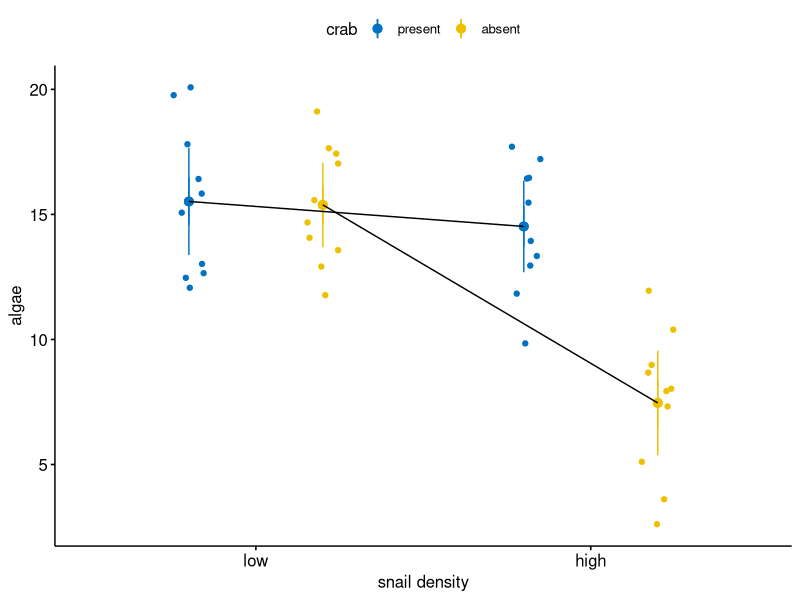
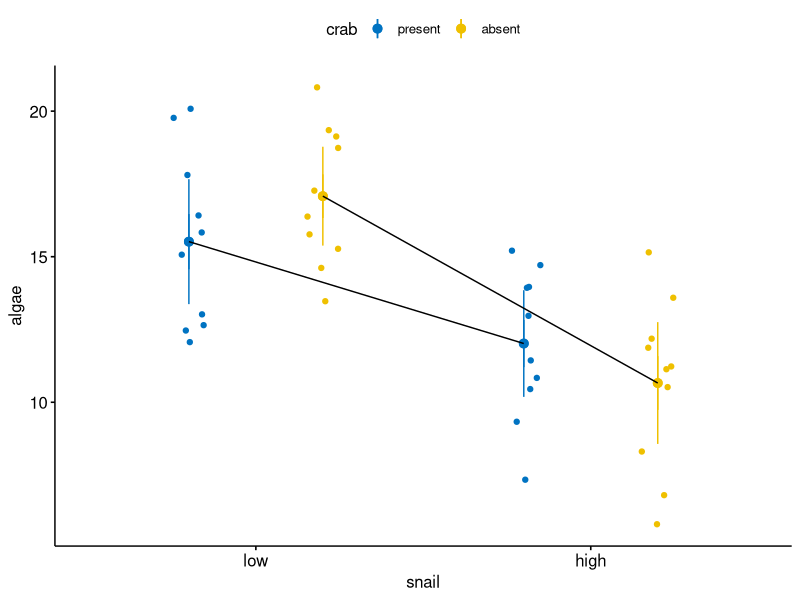
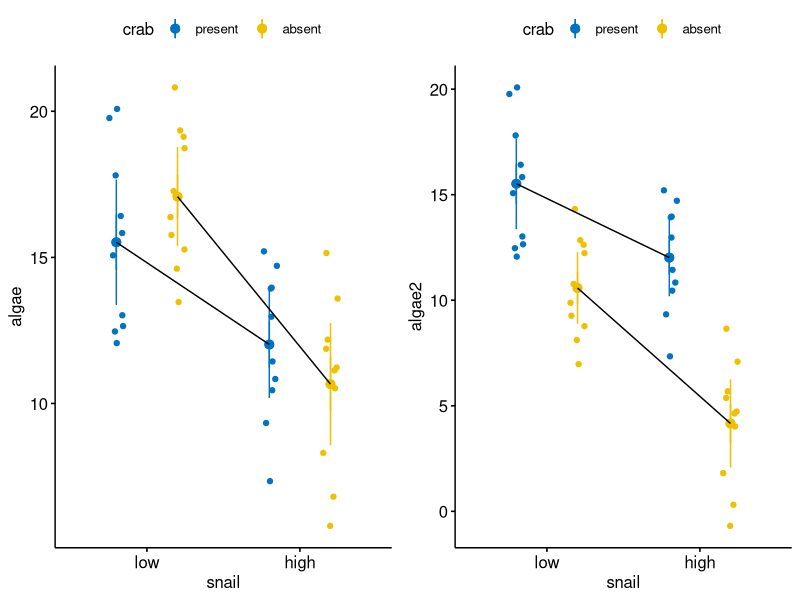

Write R code to recreate these figures, in order.
## ---- chunk 1
knitr::opts_chunk$set(echo = TRUE)

library(data.table)
library(emmeans)
library(ggpubr)
library(cowplot)
library(car)
## ---- chunk 2
set.seed(1)
n <- 10

# get random error
sigma <- 2.5

snail_levels <- c("low","high")
crab_levels <- c("present", "absent")
fake_data <- data.table(
  snail = factor(rep(snail_levels, each=n*2),
                snail_levels),
  crab = factor(rep(rep(crab_levels, each=n), 2), crab_levels)
)
X <- model.matrix(~snail*crab, data=fake_data)
beta <- c(15, -1, -0.2, -7)

# find a pretty good match of parameters
done <- FALSE
seed_i <- 0
tol <- 0.1
while(done==FALSE){
  seed_i <- seed_i + 1
  set.seed(seed_i)
  epsilon <- rnorm(n*2*2, sd=sigma)
  fake_data[, algae := (X%*%beta)[,1] + epsilon]
  fit <- lm(algae ~ snail*crab, data=fake_data)
  coef_i <- coef(fit)
  if(abs(coef_i[2] - beta[2]) < tol &
     abs(coef_i[3] - beta[3]) < tol &
     abs(coef_i[4] - beta[4]) < tol){done <- TRUE}
}

# the fake data
set.seed(seed_i)
epsilon <- rnorm(n*2*2, sd=sigma)
fake_data[, algae := (X%*%beta)[,1] + epsilon]
## ---- chunk 3

# t3 anova
con3 <- list(snail=contr.sum, crab=contr.sum)
m3 <- lm(algae ~ snail*crab, data=fake_data, contrasts=con3)
m3_coef <- coef(summary(m3))
m3_anova <- Anova(m3, type="3")
m3_table <- m3_anova[2:4, 2:4]
m3_table$Df <- m3_anova[5, "Df"]
knitr::kable(m3_table, digits=c(0,1,6), caption="ANOVA of crab experiment")
## ---- chunk 4

fit <- lm(algae ~ snail*crab, data=fake_data)
fit.emm <- emmeans(fit, specs=c("snail", "crab"))

set.seed(1)
pd <- position_dodge(0.8)
gg_response <- ggerrorplot(
  x = "snail",
  y = "algae",
  color = "crab",
  add = c("mean_ci", "jitter"),
  alpha=0.5,
  position = pd,
  palette = "jco",
  data = fake_data
) +
  #geom_point(data=fit.emm, aes(x=snail, y=emmean, fill=crab),
  #          position=pd, size=3) +
  geom_line(data=summary(fit.emm), aes(x=snail, y=emmean, group=crab),
            position=pd) +
  xlab("snail density") +
  NULL

gg_response

## ---- chunk 5
set.seed(1)
n <- 10

# get random error
sigma <- 2.5

snail_levels <- c("low","high")
crab_levels <- c("present", "absent")
fake_data <- data.table(
  snail = factor(rep(snail_levels, each=n*2),
                snail_levels),
  crab = factor(rep(rep(crab_levels, each=n), 2), crab_levels)
)
X <- model.matrix(~snail*crab, data=fake_data)
beta <- c(15, -3.5, 1.5, -3)

# find a pretty good match of parameters
done <- FALSE
seed_i <- 0
tol <- 0.1
while(done==FALSE){
  seed_i <- seed_i + 1
  set.seed(seed_i)
  epsilon <- rnorm(n*2*2, sd=sigma)
  fake_data[, algae := (X%*%beta)[,1] + epsilon]
  fit <- lm(algae ~ snail*crab, data=fake_data)
  coef_i <- coef(fit)
  if(abs(coef_i[2] - beta[2]) < tol &
     abs(coef_i[3] - beta[3]) < tol &
     abs(coef_i[4] - beta[4]) < tol){done <- TRUE}
}

# the fake data
set.seed(seed_i)
epsilon <- rnorm(n*2*2, sd=sigma)
fake_data[, algae := (X%*%beta)[,1] + epsilon]

## ---- chunk 6
fit <- lm(algae ~ snail*crab, data=fake_data)
coef(summary(fit))

## ---- chunk 7
fit.emm <- emmeans(fit, specs=c("snail", "crab"))
fit.pairs <- contrast(fit.emm,
                      method="revpairwise",
                      simple="each",
                      combine=TRUE,
                      adjust="none")
knitr::kable(summary(fit.pairs), digits=c(0,0,0,2, 2, 0, 2, 3))
## ---- chunk 8
set.seed(1)
pd <- position_dodge(0.8)
gg_response <- ggerrorplot(
  x = "snail",
  y = "algae",
  color = "crab",
  add = c("mean_ci", "jitter"),
  alpha=0.5,
  position = pd,
  palette = "jco",
  data = fake_data
) +
  #geom_point(data=fit.emm, aes(x=snail, y=emmean, fill=crab),
  #          position=pd, size=3) +
  geom_line(data=summary(fit.emm), aes(x=snail, y=emmean, group=crab),
            position=pd) +
  NULL

gg_response
## ---- chunk 9
m1 <- lm(algae ~ snail*crab, data=fake_data)
m2 <- lm(algae ~ snail + crab, data=fake_data)
m1_emm <- emmeans(m1, specs="snail")
m2_emm <- emmeans(m2, specs="snail")
m1_marginal <- contrast(m1_emm, method="revpairwise", adjust="none")
m2_marginal <- contrast(m2_emm, method="revpairwise", adjust="none")

con3 <- list(snail=contr.sum, crab=contr.sum)
m3 <- lm(algae ~ snail*crab, data=fake_data, contrasts=con3)
m4 <- lm(algae ~ snail + crab, data=fake_data, contrasts=con3)
m3_coef <- coef(summary(m3))
m4_coef <- coef(summary(m4))
m3_anova <- Anova(m3, type="3")
m4_anova <- Anova(m4, type="3")

# res_table <- data.table(" "=c("Estimate", "SE", "df", "statistic", "p-value"),
#   "marginal (full)"=unlist(summary(m1_marginal)[1, c(2:6)]),
#   "ANOVA (full)"=c(NA, NA, round(m3_anova["Residuals", "Df"],0), unlist(m3_anova[2, 3:4])),
#   "marginal (add)"=unlist(summary(m2_marginal)[1, c(2:6)]),
#   "ANOVA (add)"=c(NA, NA, round(m4_anova["Residuals", "Df"],0), unlist(m4_anova[2, 3:4]))
# )

col_names <- c("Estimate", "SE", "df", "statistic", "p-value")
row_names <- c("marginal (full)", "marginal (add)", "ANOVA (full)", "ANOVA (add)")
res_table <- data.table(t(matrix(c(
  unlist(summary(m1_marginal)[1, c(2:6)]),
  unlist(summary(m2_marginal)[1, c(2:6)]),
  c(NA, NA, round(m3_anova["Residuals", "Df"],0), unlist(m3_anova[2, 3:4])),
  c(NA, NA, round(m4_anova["Residuals", "Df"],0), unlist(m4_anova[2, 3:4]))),
  nrow=5, ncol=4
)))
setnames(res_table, old=colnames(res_table), new=col_names)
res_table <- cbind(method=row_names, res_table)

knitr::kable(res_table, digits=5, caption="Marginal effects of Snail (pooled across levels of crab) computed from the full-factorial and additive models. ANOVA columns are from the Snail term of the ANOVA table from the full-factorial and additive models")
## ---- chunk 10
set.seed(1)
inc <- c(1:10,
         sample(11:20, 6),
         sample(21:30, 8),
         sample(31:40, 5))
fake_data_missing <- fake_data[inc,]
knitr::kable(fake_data_missing[, .(N=.N), by=c("snail", "crab")])
## ---- chunk 11
m0 <- lm(algae ~ snail, data=fake_data_missing)
m1 <- lm(algae ~ snail*crab, data=fake_data_missing)
m2 <- lm(algae ~ snail + crab, data=fake_data_missing)
m1_emm <- emmeans(m1, specs="snail")
m2_emm <- emmeans(m2, specs="snail")
m1_marginal <- contrast(m1_emm, method="revpairwise", adjust="none")
m2_marginal <- contrast(m2_emm, method="revpairwise", adjust="none")

con3 <- list(snail=contr.sum, crab=contr.sum)
m3 <- lm(algae ~ snail*crab, data=fake_data_missing, contrasts=con3)
m4 <- lm(algae ~ snail + crab, data=fake_data_missing, contrasts=con3)
m3_coef <- coef(summary(m3))
m4_coef <- coef(summary(m4))
m3_anova <- Anova(m3, type="3")
m4_anova <- Anova(m4, type="3")
m4_anova_2 <- Anova(m4, type="2")
m2_anova_2 <- Anova(m2, type="2")
m3_anova_2 <- Anova(m3, type="2")

# res_table <- data.table(" "=c("Estimate", "SE", "df", "statistic", "p-value"),
#   "marginal (full)"=unlist(summary(m1_marginal)[1, c(2:6)]),
#   "ANOVA (full)"=c(NA, NA, round(m3_anova["Residuals", "Df"],0), unlist(m3_anova[2, 3:4])),
#   "marginal (add)"=unlist(summary(m2_marginal)[1, c(2:6)]),
#   "ANOVA (add)"=c(NA, NA, round(m4_anova["Residuals", "Df"],0), unlist(m4_anova[2, 3:4]))
# )

col_names <- c("Estimate", "SE", "df", "statistic", "p-value")
row_names <- c("marginal (full)", "marginal (add)", "ANOVA (full)", "ANOVA (add)")
res_table <- data.table(t(matrix(c(
  unlist(summary(m1_marginal)[1, c(2:6)]),
  unlist(summary(m2_marginal)[1, c(2:6)]),
  c(NA, NA, round(m3_anova["Residuals", "Df"],0), unlist(m3_anova[2, 3:4])),
  c(NA, NA, round(m4_anova["Residuals", "Df"],0), unlist(m4_anova[2, 3:4]))),
  nrow=5, ncol=4
)))
setnames(res_table, old=colnames(res_table), new=col_names)
res_table <- cbind(method=row_names, res_table)

knitr::kable(res_table, digits=5, caption="Marginal effects of Snail (pooled across levels of crab) computed from the full-factorial and additive models. ANOVA columns are from the Snail \"main effect\" term of the ANOVA table from the full-factorial and additive models")

## ---- chunk 12
col_names <- c("Estimate", "SE", "df", "statistic", "p-value")
row_names <- c("1. marginal effects (additive, dummy coding)",
               "2. Type 2 ANOVA (additive, dummy coding)", 
               "3. Type 2 ANOVA  (additive, effects coding)",
               "4. Type 3 ANOVA  (additive, effects coding)",
               "5. Type 2 ANOVA  (full, effects coding)")
type_2_table <- data.table(t(matrix(c(
  unlist(summary(m2_marginal)[1, c(2:6)]),
  c(NA, NA, round(m2_anova_2["Residuals", "Df"],0), unlist(m2_anova_2[1, 3:4])),
  c(NA, NA, round(m4_anova_2["Residuals", "Df"],0), unlist(m4_anova_2[1, 3:4])),
  c(NA, NA, round(m4_anova["Residuals", "Df"],0), unlist(m4_anova[2, 3:4])),
  c(NA, NA, round(m3_anova_2["Residuals", "Df"],0), unlist(m3_anova_2[1, 3:4]))),
  nrow=5, ncol=5
)))
setnames(type_2_table, old=colnames(type_2_table), new=col_names)
type_2_table <- cbind(method=row_names, type_2_table)

knitr::kable(type_2_table)
## ---- chunk 13
#beta <- c(15, -3.5, 1.5, -3)
beta2 <- c(15, -3.5, -5, -3)
fake_data[, algae2 := (X%*%beta2)[,1] + epsilon]

fit <- lm(algae2 ~ snail*crab, data=fake_data)
coef(summary(fit))
fit.emm <- emmeans(fit, specs=c("snail", "crab"))
fit.pairs <- contrast(fit.emm,
                      method="revpairwise",
                      simple="each",
                      combine=TRUE,
                      adjust="none")
knitr::kable(summary(fit.pairs), digits=c(0,0,0,2, 2, 0, 2, 3))

set.seed(1)
pd <- position_dodge(0.8)
gg_response_2 <- ggerrorplot(
  x = "snail",
  y = "algae2",
  color = "crab",
  add = c("mean_ci", "jitter"),
  alpha=0.5,
  position = pd,
  palette = "jco",
  data = fake_data
) +
  #geom_point(data=fit.emm, aes(x=snail, y=emmean, fill=crab),
  #          position=pd, size=3) +
  geom_line(data=summary(fit.emm), aes(x=snail, y=emmean, group=crab),
            position=pd) +
  NULL


plot_grid(gg_response, gg_response_2)
